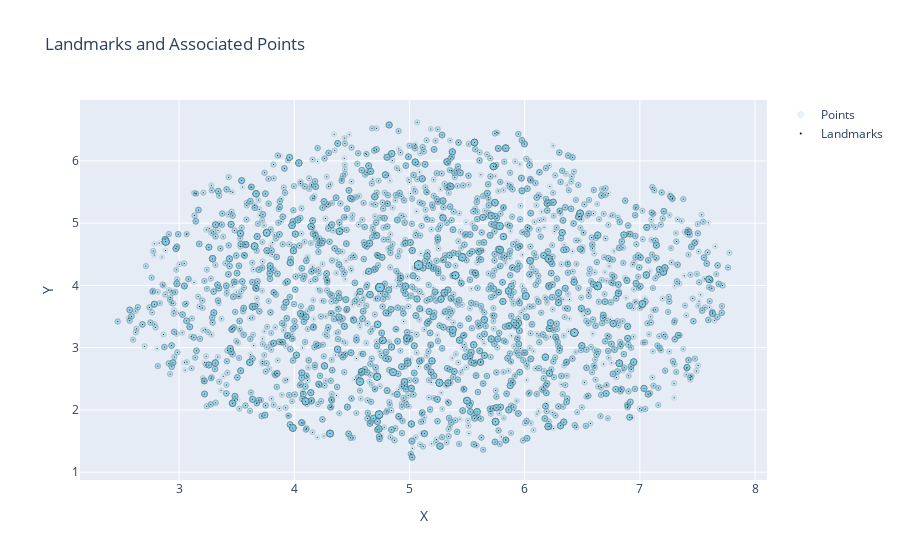

Notebook code cell kept with this figure:
### Code cell
# landmarkをそれぞれランダムな座標に表示し、plotlyで可視化. ランドマークに属する点のサイズを不透明な円で
import plotly.graph_objects as go
import numpy as np
import random
from sklearn.decomposition import PCA
import umap
# landmark_coords = PCA(n_components=2).fit_transform(X[landmark_ids])
landmark_coords = umap.UMAP(n_components=2).fit_transform(X[landmark_ids])
point_coords = np.zeros((X.shape[0], 2))
point_sizes = np.zeros(X.shape[0])  
for lm_idx, lm in enumerate(landmark_ids):
    pts = groups[lm]
    for pt in pts:
        point_coords[pt] = landmark_coords[lm_idx]
        point_sizes[pt] = 5 + sizes[lm] * 0.1  # サイズはランドマークに属する点の数に比例

fig = go.Figure()

fig.add_trace(go.Scatter(x=point_coords[:,0], y=point_coords[:,1],
                         mode='markers',
                         marker=dict(size=point_sizes, color='skyblue', opacity=0.2,
                                     line=dict(width=0.5, color='DarkSlateGrey')),
                         name='Points'))
fig.add_trace(go.Scatter(x=landmark_coords[:,0], y=landmark_coords[:,1],
                         mode='markers',
                         marker=dict(size=1, color='black'),
                         name='Landmarks'))
fig.update_layout(title='Landmarks and Associated Points',
                  xaxis_title='X',
                  yaxis_title='Y')
fig.show()

### Figure 1 — Plotly figure (JSON) as saved in the notebook; plotly's stock layout.template omitted (floating-point values rounded to 4 significant figures; data arrays with more than 128 entries replaced by an {"elided": "..."} marker saying what was removed)
{"data": [{"marker": {"color": "skyblue", "line": {"color": "DarkSlateGrey", "width": 0.5}, "opacity": 0.2, "size": {"elided": "10000 float values"}}, "mode": "markers", "name": "Points", "type": "scatter", "x": {"elided": "10000 float values"}, "y": {"elided": "10000 float values"}}, {"marker": {"color": "black", "size": 1}, "mode": "markers", "name": "Landmarks", "type": "scatter", "x": {"elided": "2000 float values"}, "y": {"elided": "2000 float values"}}], "layout": {"title": {"text": "Landmarks and Associated Points"}, "xaxis": {"title": {"text": "X"}}, "yaxis": {"title": {"text": "Y"}}}}
